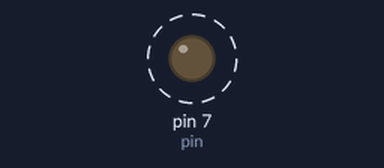
Recording of a program running on a simulated Raspberry Pi (header pin numbers). On the bench: output pins drawn as LEDs (lit = HIGH). Dashed ring = blinking. What the program prints to the terminal is not drawn.

Above: at 0.5 s.
Timing chart, 0 to 4.6 s (numbered marks = the images above):
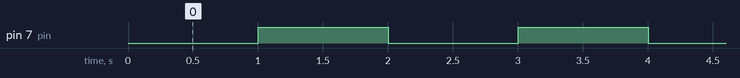

Measured:
- by itself, pin 7 (pin): alternates HIGH for 1.0 s and LOW for 1.0 s

The program:

app_1.py
```python
import RPi.GPIO as GPIO
import time

pin = 7

GPIO.setmode(GPIO.BOARD)
GPIO.setup(pin, GPIO.OUT)
on = True

try:
    print('Blinking LED. Press Ctrl+C to end.')
    while True:
        time.sleep(1)
        GPIO.output(pin, int(on))
        on = not on
finally:
    GPIO.cleanup()
```
